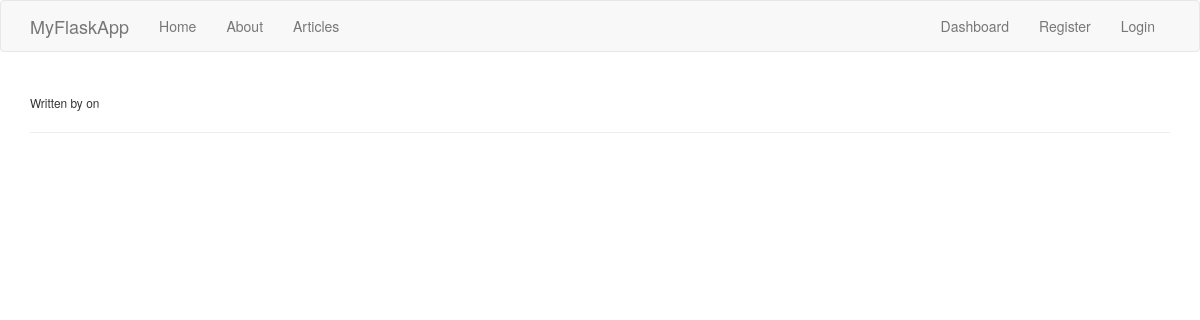
/article/3/, run on an earlier commit of the app's database.
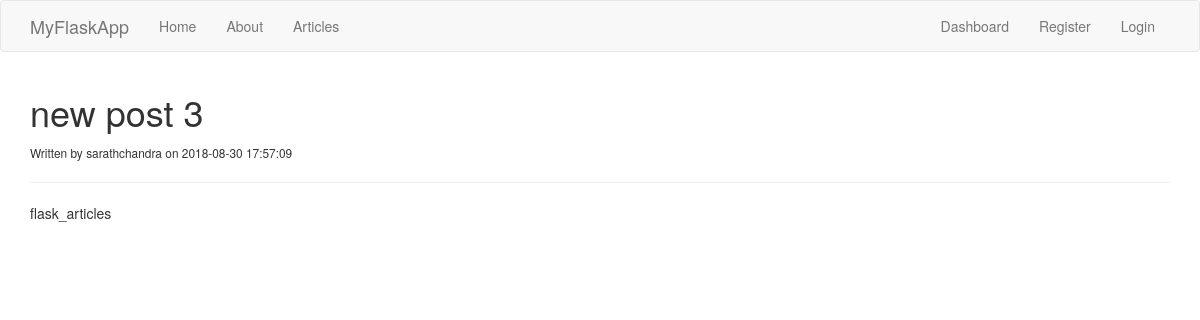
And on a later commit of the database.
### tables this page shows
CREATE TABLE 'flask_articles' (     'id' INTEGER PRIMARY KEY AUTOINCREMENT,     'title' varchar(100) NOT NULL,     'author' varchar(100) NOT NULL,     'body' text,     'create_date' timestamp NOT NULL DEFAULT CURRENT_TIMESTAMP);

### app.py (the view)
@app.route('/article/<string:id>/')
def article(id):
    cursor = connection.cursor()
    connection.row_factory = dict_factory
    result = cursor.execute("SELECT * FROM flask_articles WHERE id = ?", (id,))
    article = cursor.fetchone()
    cursor.close()
    return render_template('article.html', article=article)

### app.py (called while the page is built)
def dict_factory(cursor, row):
    d = {}
    for idx, col in enumerate(cursor.description):
        d[col[0]] = row[idx]
    return d

### templates/article.html
{% extends 'layout.html' %}
{% block body %}
  <h1>{{article.title}}</h1>
  <small>Written by {{article.author}} on {{article.create_date}}</small>
  <hr>
  <div>
    {{article.body | safe}}
  </div>
{% endblock %}

What changed in the data, as far as the page shows it:
added flask_articles: title "new post 3", author "sarathchandra", create_date "2018-08-30 17:57:09", body "flask_articles"
